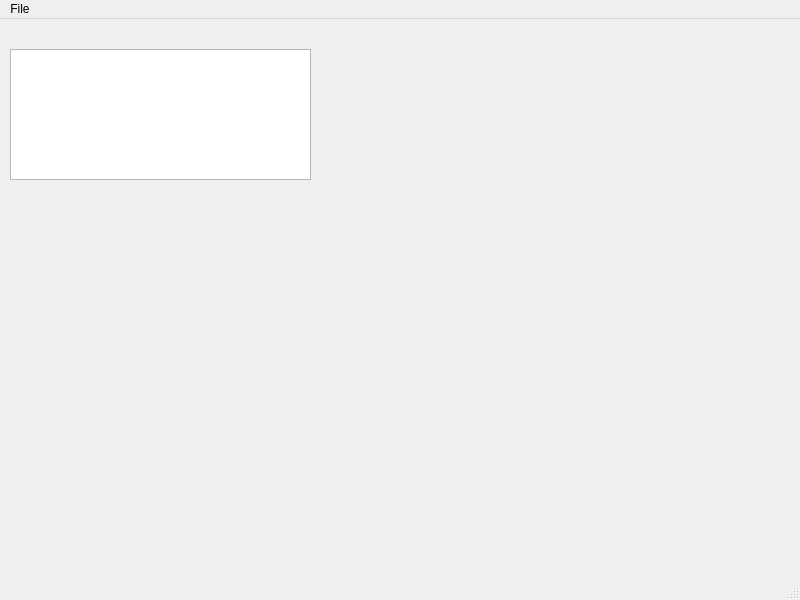
<?xml version="1.0" encoding="UTF-8"?>
<ui version="4.0">
 <class>MainWindow</class>
 <widget class="QMainWindow" name="MainWindow">
  <property name="geometry">
   <rect>
    <x>0</x>
    <y>0</y>
    <width>800</width>
    <height>600</height>
   </rect>
  </property>
  <property name="windowTitle">
   <string>MainWindow</string>
  </property>
  <widget class="QWidget" name="centralwidget">
   <widget class="QPlainTextEdit" name="plainTextEdit">
    <property name="geometry">
     <rect>
      <x>10</x>
      <y>30</y>
      <width>301</width>
      <height>131</height>
     </rect>
    </property>
   </widget>
  </widget>
  <widget class="QMenuBar" name="menubar">
   <property name="geometry">
    <rect>
     <x>0</x>
     <y>0</y>
     <width>800</width>
     <height>21</height>
    </rect>
   </property>
   <widget class="QMenu" name="menuFile">
    <property name="title">
     <string>File</string>
    </property>
    <addaction name="actionNew_Window"/>
   </widget>
   <addaction name="menuFile"/>
  </widget>
  <widget class="QStatusBar" name="statusbar"/>
  <action name="actionNew_Window">
   <property name="text">
    <string>New Window</string>
   </property>
  </action>
 </widget>
 <resources/>
 <connections/>
</ui>
